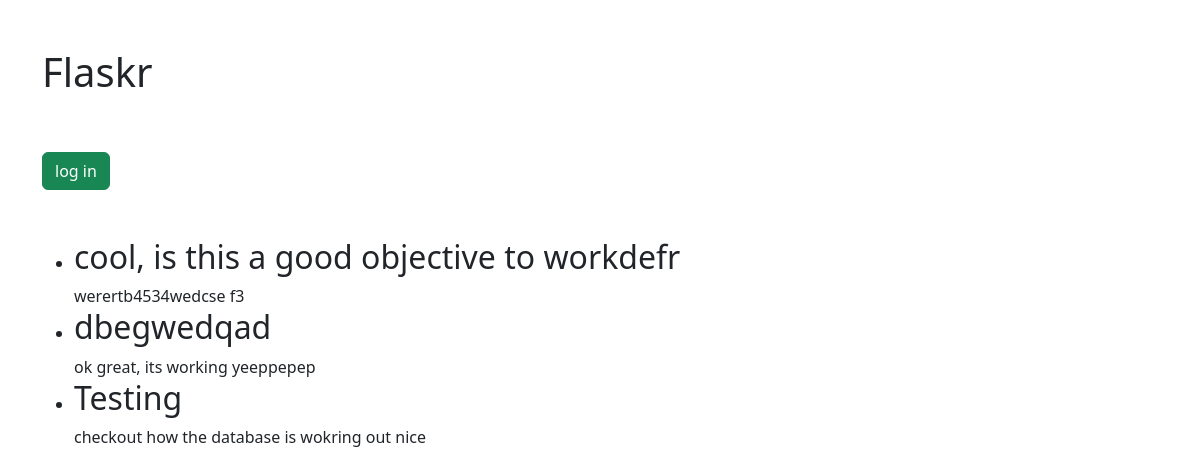
Before: / with the older database file.
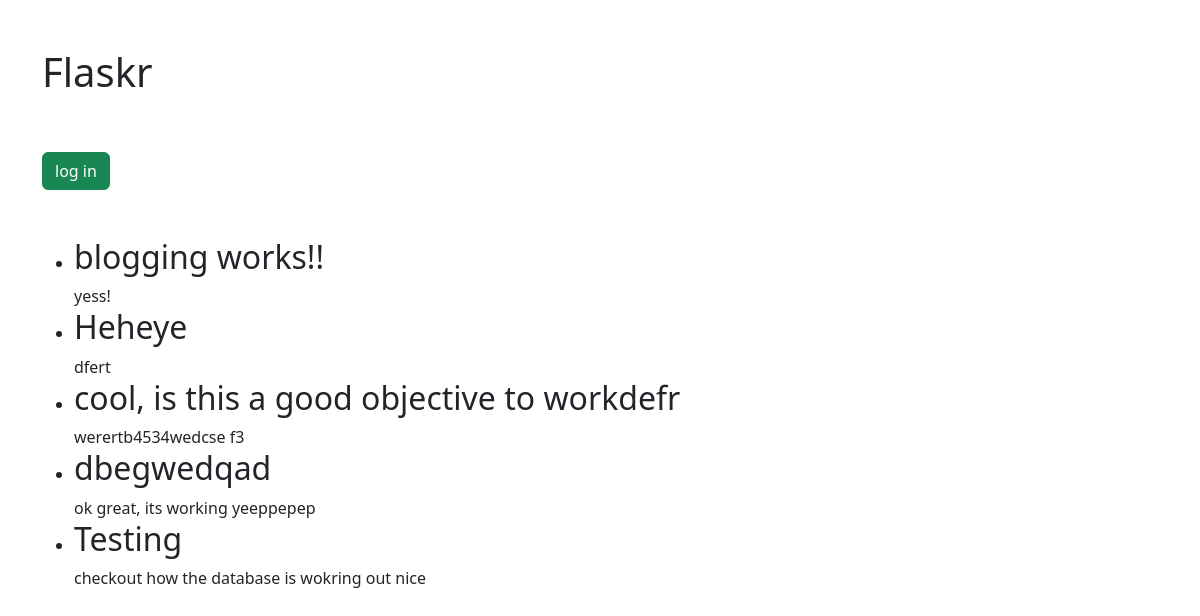
After: the same page with the newer database file.
### tables this page shows
CREATE TABLE entries (
  id integer primary key autoincrement,
  title text not null,
  text text not null
);

### project/app.py (the view)
@app.route('/')
def index():
    db = get_db()
    cur = db.execute('select * from entries order by id desc')
    entries = cur.fetchall()
    return render_template('index.html', entries=entries)

### project/app.py (called while the page is built)
def connect_db():
    rv = sqlite3.connect(app.config["DATABASE"])
    rv.row_factory = sqlite3.Row
    return rv

def get_db():
    if not hasattr(g, "sqlite_db"):
        g.sqlite_db = connect_db()
    return g.sqlite_db

### project/templates/index.html (shortened to what this page needs)
<!DOCTYPE html>
<html>
  <head>
    <link
      rel="stylesheet"
      type="text/css"
      href="https://cdn.jsdelivr.net/npm/bootstrap@5.3.2/dist/css/bootstrap.min.css"
    />
  </head>
  <body>
    <div class="container">
      <br /><br />
      <h1>Flaskr</h1>
      <br /><br />
      {% if not session.logged_in %}
      <a class="btn btn-success" role="button" href="{{ url_for('login') }}"
        >log in</a
      >
      {% else %}
      <a class="btn btn-warning" role="button" href="{{ url_for('logout') }}"
        >log out</a
      >
      {% endif %}
      <br /><br />
      <br />
      <ul class="entries">
        {% for entry in entries %}
        <li class="entry">
          <h2 id="{{ entry.id }}">{{ entry.title }}</h2>
          {{ entry.text|safe }}
        </li>
        {% else %}
        <li><em>No entries yet. Add some!</em></li>
        {% endfor %}
      </ul>
    </div>
  </body>
</html>

Changed rows visible on the page:
added entries: title "blogging works!!", text "yess!"
added entries: title "Heheye", text "dfert"
